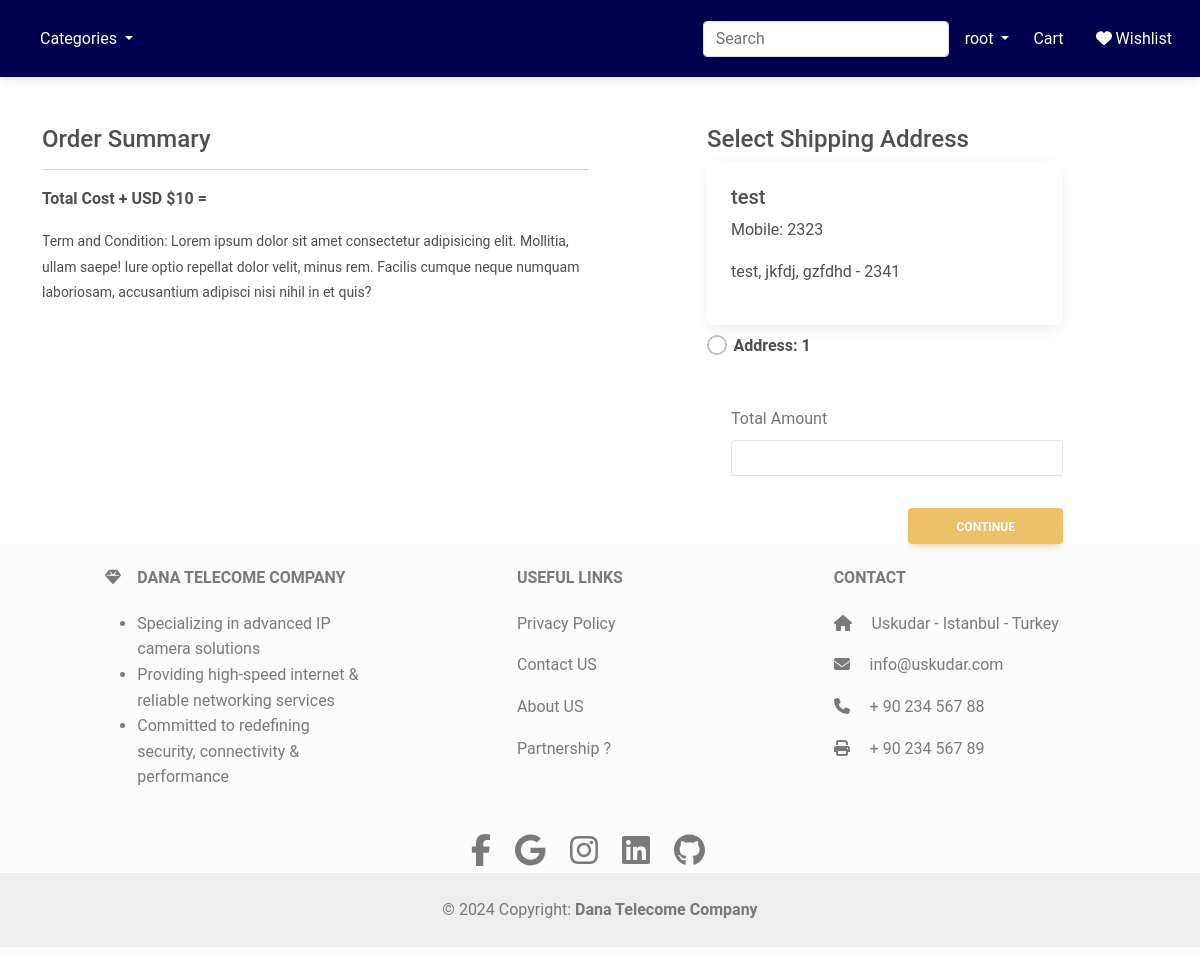
/checkout/ (signed in), run on an earlier commit of the app's database.
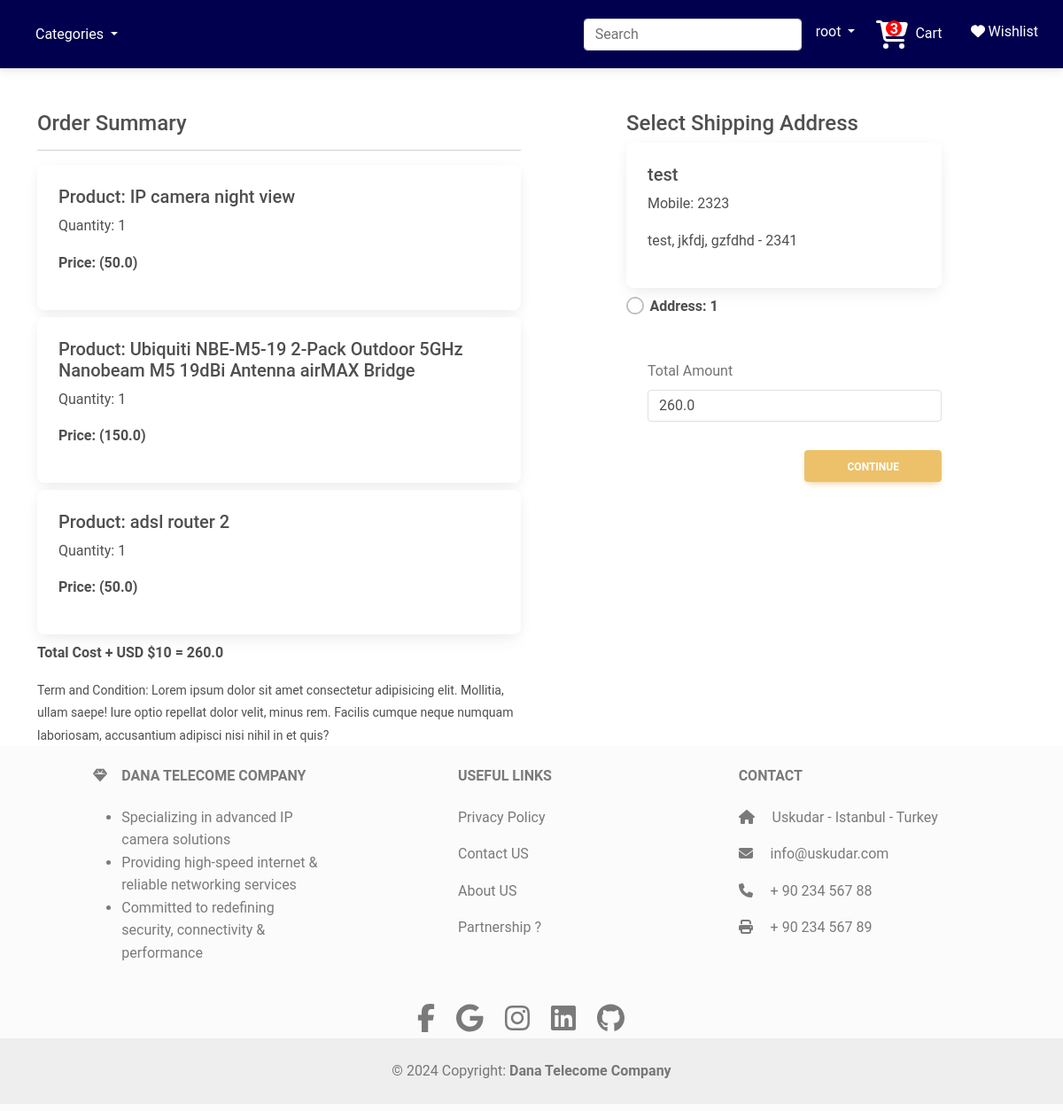
And on a later commit of the database.
### app/models.py (models this page shows, shortened)
class Customer(models.Model):
    user = models.ForeignKey(User,on_delete=models.CASCADE)
    name = models.CharField(max_length=200)
    locality = models.CharField(max_length=200)
    city = models.CharField(max_length=50)
    mobile = models.IntegerField(default=0)
    zipcode = models.IntegerField()
    state = models.CharField( max_length=100)

class Cart(models.Model):
    user = models.ForeignKey(User,on_delete=models.CASCADE)
    product = models.ForeignKey(Product,on_delete = models.CASCADE)
    quantity = models.PositiveIntegerField(default=1)

class Product(models.Model):
    title = models.CharField(max_length=100)
    selling_price = models.FloatField()
    discount_price = models.FloatField()
    description = models.TextField()
    compostion = models.TextField(default='')
    prodapp = models.TextField(default='')
    category = models.CharField(choices=CATEGORY_CHOICES, max_length=2)
    product_image = models.ImageField(upload_to='product')

### app/views.py (the view, shortened to what this page needs)
# urls.py: path('checkout/',views.checkout.as_view(),name='checkout'),
@method_decorator(login_required,name='dispatch')
class checkout(View):
    def get(self,request):
        totalitem=0
        if request.user.is_authenticated:
            totalitem = len(Cart.objects.filter(user=request.user))
        user = request.user
        add = Customer.objects.filter(user=user)
        cart_items = Cart.objects.filter(user=user)
        famount=0
        for p in cart_items:
            value= p.quantity * p.product.discount_price
            famount = famount + value
            totalamount = famount + 10
        return render(request,'app/checkout.html',locals())

### app/templates/app/checkout.html (shortened to what this page needs)
{% extends "app/base.html" %}
{% load static %}
{% block main-content %}
<div class="container flex-grow-1">
    <div class="row mt-5">
        <div class="col-sm-6">
            <h4>Order Summary</h4>
            <hr>
            {% for item in cart_items %}
                <div class="card mb-2">
                    <div class="card-body">
                        <h5>Product: {{ item.product.title }}</h5>
                        <p>Quantity: {{ item.quantity }}</p>
                        <p class="fw-bold">Price: ({{ item.product.discount_price }})</p>
                    </div>
                </div>
            {% endfor %}
            <p class="fw-bold">Total Cost + USD $10 = {{ totalamount }}</p>
            <small>Term and Condition: Lorem ipsum dolor sit amet consectetur adipisicing elit. Mollitia, ullam saepe! Iure optio repellat dolor velit, minus rem. Facilis cumque neque numquam laboriosam, accusantium adipisci nisi nihil in et quis?</small>
        </div>
        <div class="col-sm-4 offset-sm-1">
            <h4>Select Shipping Address</h4>
            {% if add %}
                <form method="post" id="myform">
                    {% for ad in add %}
                        <div class="card">
                            <div class="card-body">
                                <h5>{{ ad.name }}</h5>
                                <p>Mobile: {{ ad.mobile }}</p>
                                <p>{{ ad.locality }}, {{ ad.city }}, {{ ad.state }} - {{ ad.zipcode }}</p>
                            </div>
                        </div>
                        <div class="form-check mt-2 mb-5">
                            <input class="form-check-input" type="radio" name="custid" id="custadd{{ forloop.counter }}" value="{{ ad.id }}">
                            <label class="form-check-label fw-bold" for="custadd{{ forloop.counter }}">
                                Address: {{ forloop.counter }}
                            </label>
                        </div>
                    {% endfor %}
                    <div class="form-check mb-3">
                        <label for="totamount" class="form-label">Total Amount</label>
                        <input type="number" class="form-control" name="totamount" value="{{ totalamount }}" readonly>
                    </div>
                    <div class="text-end">
                        <button type="submit" id="continue-btn" class="btn btn-warning mt-3 px-5 fw-bold" disabled>Continue</button>
                    </div>
                </form>
            {% else %}
                <p>You do not have any address! please add an address in your profile to place your order.</p>
                <a href="/profile/" class="btn btn-primary w-100">Add adress</a>
            {% endif %}
        </div>
    </div>
</div>
{% endblock main-content %}

### app/templates/app/base.html (shortened to what the changed rows need)
<!DOCTYPE html>
{% load static %}
<html lang="en">
<head>
    <link href="https://cdn.jsdelivr.net/npm/bootstrap@5.3.2/dist/css/bootstrap.min.css" rel="stylesheet">
    <link rel="stylesheet" href="{% static 'app/css/owl.carousel.min.css' %}">
    <link rel="stylesheet" href="{% static 'app/css/style.css' %}">
    <link rel="stylesheet" href="{% static 'app/css/all.min.css' %}">
    <link href="https://cdnjs.cloudflare.com/ajax/libs/font-awesome/6.0.0-beta3/css/all.min.css" rel="stylesheet">
    <link href="{% static 'mdb/css/mdb.min.css' %}" rel="stylesheet">
    <link href="{% static 'fontawesomefree/css/fontawesome.css' %}" rel="stylesheet" type="text/css">
    <link href="{% static 'fontawesomefree/css/brands.css' %}" rel="stylesheet" type="text/css">
    <link href="{% static 'fontawesomefree/css/solid.css' %}" rel="stylesheet" type="text/css">
  </head>
</head>
<body class="d-flex flex-column min-vh-100">
  <nav class="navbar navbar-expand-lg " style="background-color: #00004e;">
    <div class="container-fluid">
      <ul class="navbar-nav me-auto mb-2 mb-lg-0">
          {% if request.user.is_authenticated %}
          <li class="nav-item mx-2">
            <a href="{% url 'showcart' %}" class="nav-link text-white">
                {% if totalitem > 0 %}
                <span class="fa-stack" style="position: relative;">
                  <span class="fa-solid fa-cart-shopping fa-2xl"></span>
                  <strong class="fa-stack-1x" style="color: red; position: absolute; top: -5px; right: 4px;">
                    <i class="fas fa-circle" style="font-size: 18px; color: red;"></i>
                  </strong>
                  <strong class="fa-stack-1x" style="color: white; position: absolute; top: -6px; right: 8px;">
                    {{ totalitem }}
                  </strong>
                </span>
                {% endif %}
            </a>
        </li>
        {% endif %}
      </ul>
    </div>
  </nav>
  {% block main-content %}{% endblock main-content %}
</body>
</html>

What changed in the data, as far as the page shows it:
added Cart: product "IP camera night view", quantity "1", product.discount_price "50.0"
added Cart: product "Ubiquiti NBE-M5-19 2-Pack Outdoor 5GHz Nanobeam M5 19dBi Antenna airMAX Bridge", quantity "1", product.discount_price "150.0"
added Cart: product "adsl router 2", quantity "1", product.discount_price "50.0"
Also different on the page:
{{ totalitem }}: (not shown) → "3"
{{ totalamount }}: (not shown) → "260.0"
form field totamount: (not shown) → "260.0"
